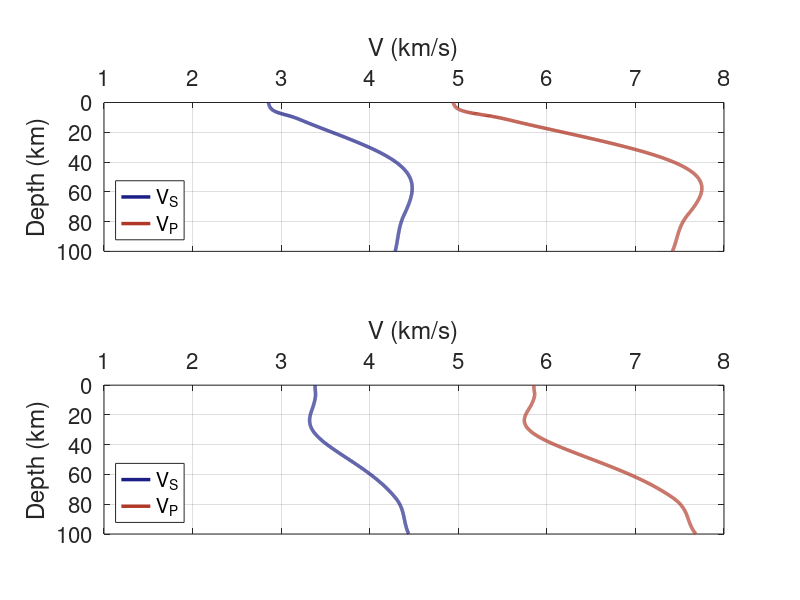

This figure's MATLAB source:
clc,clear
figure('units','normalized','position',[0.1,0.1,0.2,0.6])
subplot(2,1,1)
D1=load('Bao_BB_input.txt');
depth=cumsum(D1(:,1));
vs=D1(:,3);
vp=D1(:,2);
plot(vs,depth-0.05,'linewidth',2.5,'color',1/255*[26 30 133]);
hold on;
plot(vp,depth-0.05,'linewidth',2.5,'color',1/255*[176 56 39]);
legend('V_S','V_P','Location','Southwest')
xlabel('V (km/s)')
ylabel('Depth (km)')
box on;grid on;
set(gca,'fontsize',16);
set(gca,'YDir','reverse')  
set(gca,'xaxislocation','top')
xlim([1 8])

subplot(2,1,2)
D1=load('Bao_TP_input.txt');
depth=cumsum(D1(:,1));
vs=D1(:,3);
vp=D1(:,2);
plot(vs,depth-0.05,'linewidth',2.5,'color',1/255*[26 30 133]);
hold on;
plot(vp,depth-0.05,'linewidth',2.5,'color',1/255*[176 56 39]);
legend('V_S','V_P','Location','Southwest')
xlabel('V (km/s)')
ylabel('Depth (km)')
box on;grid on;
set(gca,'fontsize',16);
set(gca,'YDir','reverse')  
set(gca,'xaxislocation','top')
xlim([1 8])